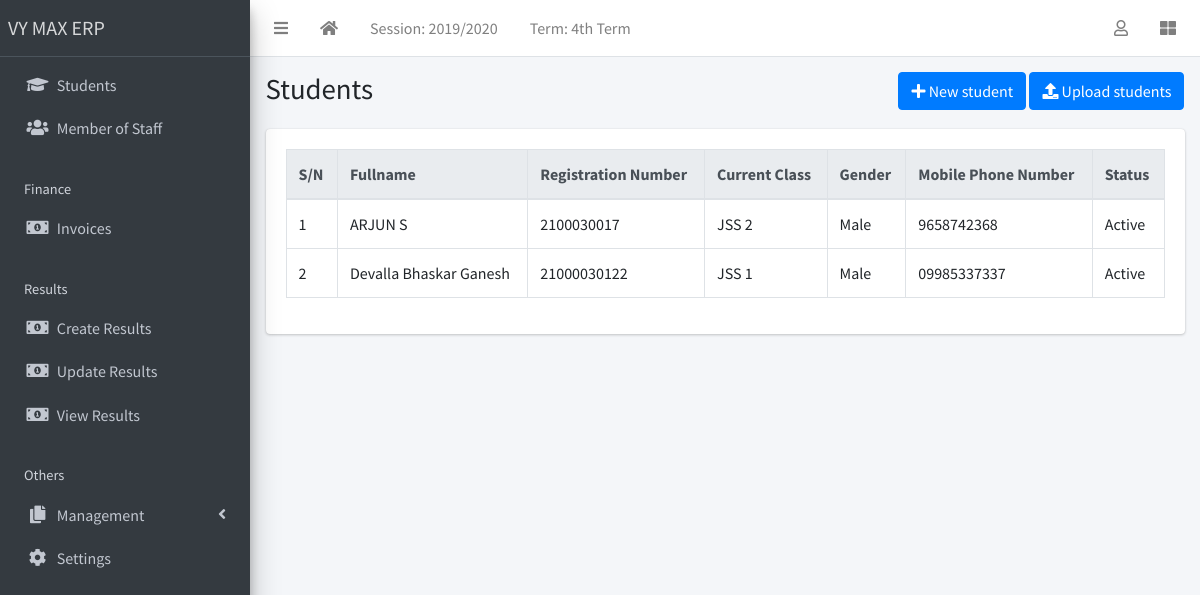
The app's page /student/list (signed in) with its own data.
### apps/corecode/models.py (models this page shows, shortened)
class AcademicSession(models.Model):
    name = models.CharField(max_length=200, unique=True)
    current = models.BooleanField(default=True)
    class Meta:
        ordering = ["-name"]

class AcademicTerm(models.Model):
    name = models.CharField(max_length=20, unique=True)
    current = models.BooleanField(default=True)
    class Meta:
        ordering = ["name"]

class StudentClass(models.Model):
    name = models.CharField(max_length=200, unique=True)
    class Meta:
        verbose_name = "Class"
        verbose_name_plural = "Classes"
        ordering = ["name"]
    def __str__(self):
        return self.name

### apps/students/models.py (models this page shows, shortened)
class Student(models.Model):
    STATUS_CHOICES = [("active", "Active"), ("inactive", "Inactive")]
    GENDER_CHOICES = [("male", "Male"), ("female", "Female")]
    current_status = models.CharField(
        max_length=10, choices=STATUS_CHOICES, default="active"
    )
    registration_number = models.CharField(max_length=200, unique=True)
    surname = models.CharField(max_length=200)
    firstname = models.CharField(max_length=200)
    other_name = models.CharField(max_length=200, blank=True)
    gender = models.CharField(max_length=10, choices=GENDER_CHOICES, default="male")
    date_of_birth = models.DateField(default=timezone.now)
    current_class = models.ForeignKey(
        StudentClass, on_delete=models.SET_NULL, blank=True, null=True
    )
    date_of_admission = models.DateField(default=timezone.now)
    mobile_num_regex = RegexValidator(
        regex="^[0-9]{10,15}$", message="Entered mobile number isn't in a right format!"
    )
    parent_mobile_number = models.CharField(
        validators=[mobile_num_regex], max_length=13, blank=True
    )
    address = models.TextField(blank=True)
    others = models.TextField(blank=True)
    passport = models.ImageField(blank=True, upload_to="students/passports/")
    class Meta:
        ordering = ["surname", "firstname", "other_name"]

### apps/students/views.py (the view)
# urls.py: path("list", StudentListView.as_view(), name="student-list"),
class StudentListView(LoginRequiredMixin, ListView):
    model = Student
    template_name = "students/student_list.html"

### apps/corecode/context_processors.py (called while the page is built)
def site_defaults(request):
    current_session = AcademicSession.objects.get(current=True)
    current_term = AcademicTerm.objects.get(current=True)
    vals = SiteConfig.objects.all()
    contexts = {
        "current_session": current_session.name,
        "current_term": current_term.name,
    }
    for val in vals:
        contexts[val.key] = val.value
    return contexts

### apps/students/templates/students/student_list.html (shortened to what this page needs)
{% extends 'base.html' %}
{% block title %}Students{% endblock title %}
{% block breadcrumb %}
<a class="btn btn-primary" href="{% url 'student-create' %}"><i
    class="fas fa-plus"></i> New student</a>
<a class="btn btn-primary" href="{% url 'student-upload' %}"><i
    class="fas fa-upload"></i> Upload students</a>
{% endblock breadcrumb %}
{% block content %}
  <div class="table-responsive">
    <table id="studenttable" class="table table-bordered table-hover" data-page-length='100'>
      <thead class="thead-light">
        <tr>
          <th>S/N</th>
          <th>Fullname</th>
          <th>Registration Number</th>
          <th>Current Class</th>
          <th>Gender</th>
          <th>Mobile Phone Number</th>
          <th>Status</th>
        </tr>
      </thead>
      <tbody>
        {% for student in object_list %}
          <tr class='clickable-row' data-href="{% url 'student-detail' student.id %}">
            <td>{{ forloop.counter}}</td>
            <td>{{ student.surname}} {{student.firstname }} {{student.other_name }}</td>
            <td>{{ student.registration_number}}</td>
            <td>{{ student.current_class}}</td>
            <td>{{ student.get_gender_display}}</td>
            <td>{{ student.parent_mobile_number}}</td>
            <td>{{ student.get_current_status_display}}</td>
          </tr>
        {% endfor %}
      </tbody>
    </table>
  </div>
{% endblock content %}

### templates/base.html (shortened to what this page needs)
{% load static %}
<!DOCTYPE html>
<html lang="en">
<head>
  <link rel="stylesheet" href="{% static 'plugins/fontawesome-free/css/all.min.css' %}">
  <link rel="stylesheet" href="{% static 'plugins/toastr/toastr.min.css' %}">
  <link rel="stylesheet"
    href="{% static 'plugins/overlayScrollbars/css/OverlayScrollbars.min.css' %}">
  <link rel="stylesheet" href="{% static 'plugins/Datatables/datatables.min.css' %}" />
  <link rel="stylesheet" href="{% static 'dist/css/adminlte.min.css' %}">
</head>
<body
  class="hold-transition sidebar-mini layout-fixed layout-navbar-fixed layout-footer-fixed">
  <div class="wrapper">
    <nav class="main-header navbar navbar-expand navbar-white navbar-light">
      <ul class="navbar-nav">
        <li class="nav-item">
          <a class="nav-link" data-widget="pushmenu" href="#" role="button"><i
              class="fas fa-bars"></i></a>
        </li>
        <li class="nav-item d-none d-sm-inline-block">
          <a href="{% url 'home' %} " class="nav-link"><i class="fa fa-home"></i></a>
        </li>
        <li class="nav-item d-none d-sm-inline-block">
          <a href="{% url 'current-session' %}" class="nav-link">Session: {{ current_session }}</a>
        </li>
        <li class="nav-item d-none d-sm-inline-block">
          <a href="{% url 'current-session' %}" class="nav-link">Term: {{ current_term }}</a>
        </li>
      </ul>
      <ul class="navbar-nav ml-auto">
        <li class="nav-item dropdown">
          <a class="nav-link" data-toggle="dropdown" href="#">
            <i class="far fa-user"></i>
          </a>
        </li>
        <li class="nav-item">
          <a class="nav-link" data-widget="control-sidebar" data-slide="true"
            href="#" role="button"><i class="fas fa-th-large"></i></a>
        </li>
      </ul>
    </nav>
    <aside class="main-sidebar sidebar-dark-primary elevation-4">
      <a href="{% url 'home' %}" class="brand-link">VY MAX ERP</a>
      <div class="sidebar">
        <nav class="mt-2">
          <ul class="nav nav-pills nav-sidebar flex-column"
            data-widget="treeview" role="menu" data-accordion="false">
            <li class="nav-item">
              <a href="{% url 'student-list' %}" class="nav-link">
                <i class="nav-icon fas fa-graduation-cap"></i>
                <p>
                  Students
                </p>
              </a>
            </li>
            <li class="nav-item">
              <a href="{% url 'staff-list' %}" class="nav-link">
                <i class="nav-icon fas fa-users"></i>
                <p>
                  Member of Staff
                </p>
              </a>
            </li>
            <li class="nav-header">Finance</li>
            <li class="nav-item">
              <a href="{% url 'invoice-list' %}" class="nav-link">
                <i class="nav-icon fas fa-money-bill-alt"></i>
                <p>
                  Invoices
                </p>
              </a>
            </li>
            <li class="nav-header">Results</li>
            <li class="nav-item">
              <a href="{% url 'create-result' %}" class="nav-link">
                <i class="nav-icon fas fa-money-bill-alt"></i>
                <p>
                  Create Results
                </p>
              </a>
            </li>
            <li class="nav-item">
              <a href="{% url 'edit-results' %}" class="nav-link">
                <i class="nav-icon fas fa-money-bill-alt"></i>
                <p>
                  Update Results
                </p>
              </a>
            </li>
            <li class="nav-item">
              <a href="{% url 'view-results' %}" class="nav-link">
                <i class="nav-icon fas fa-money-bill-alt"></i>
                <p>
                  View Results
                </p>
              </a>
            </li>
            <li class="nav-header">Others</li>
            <li class="nav-item has-treeview">
              <a href="#" class="nav-link">
                <i class="nav-icon fas fa-copy"></i>
                <p>
                  Management
                  <i class="fas fa-angle-left right"></i>
                </p>
              </a>
            </li>
            <li class="nav-item">
              <a href="{% url 'configs' %}" class="nav-link">
                <i class="nav-icon fas fa-cog"></i>
                <p>
                  Settings
                </p>
              </a>
            </li>
          </ul>
        </nav>
      </div>
    </aside>
    <div class="content-wrapper">
      <section class="content-header">
        <div class="container-fluid">
          <div class="row mb-1">
            <div class="col-sm-8">
              <h1>{% block title %}{% endblock title %}</h1>
            </div>
            <div class="col-sm-4">
              <ol class="breadcrumb float-sm-right">
                <li class="breadcrumb-item">{% block breadcrumb %}{% endblock breadcrumb %}</li>
              </ol>
            </div>
          </div>
        </div>
      </section>
      <section class="content">
        <div class="container-fluid">
          <div class="row">
            <div class="col-md-12">
              {% block fullcard %}
              <div class="card">
                <div class="card-body">
                  <div class="row">
                    <div class="col">
                      {% block content %}
                      {% endblock content %}
                    </div>
                  </div>
                </div>
              </div>
              {% endblock fullcard %}
            </div>
          </div>
        </div>
      </section>
    </div>
  </div>
</body>
</html>

### records on screen
AcademicSession: name "2019/2020"
AcademicTerm: name "4th Term"
Student: surname "ARJUN", firstname "S", registration_number "2100030017", current_class "JSS 2", gender "Male", parent_mobile_number "9658742368", current_status "Active"
Student: surname "Devalla", firstname "Bhaskar", other_name "Ganesh", registration_number "21000030122", current_class "JSS 1", gender "Male", parent_mobile_number "09985337337", current_status "Active"
